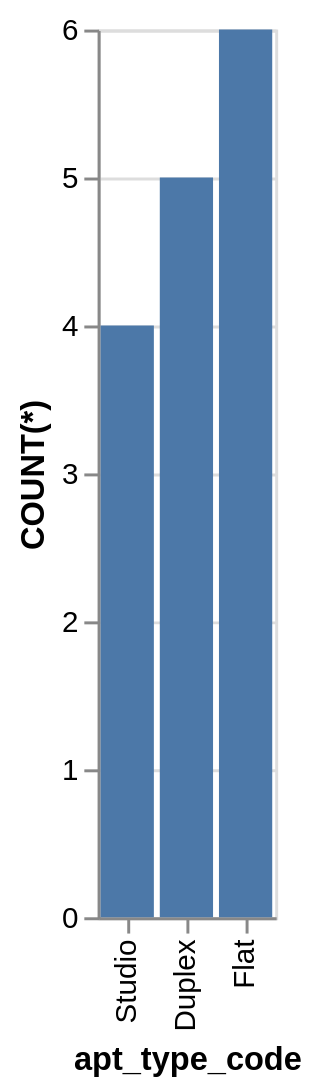

Vega-Lite specification for this chart:
### Vega-Lite specification from a JSON file in a GitHub repository (floating-point values rounded to 4 significant figures)
{"data": {"values": [{"x_data": "Studio", "y_data": 4}, {"x_data": "Duplex", "y_data": 5}, {"x_data": "Flat", "y_data": 6}]}, "mark": "bar", "encoding": {"x": {"field": "x_data", "type": "nominal", "title": "apt_type_code", "sort": {"op": "sum", "field": "y_data", "order": "ascending"}}, "y": {"field": "y_data", "type": "quantitative", "title": "COUNT(*)"}}}
